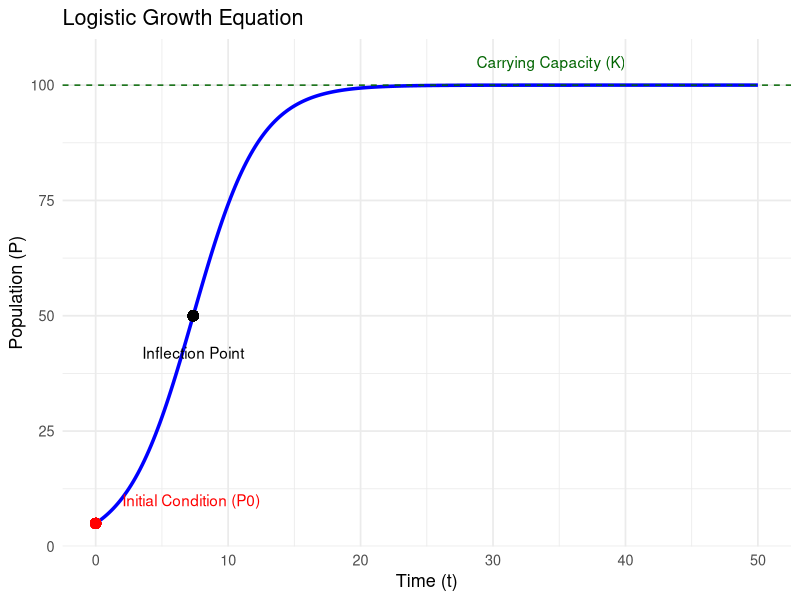

Reproduce this figure in R.
## ---- chunk 1

# Load libraries
library(ggplot2)
library(dplyr)
library(gridExtra)

# ---------------------------
# 1. Logistic Growth Equation
# ---------------------------

# Parameters
K <- 100     # carrying capacity
r <- 0.4     # intrinsic growth rate
P0 <- 5      # initial population
t <- seq(0, 50, length.out = 300)

# Logistic growth equation
A <- (K - P0) / P0
P_t <- K / (1 + A * exp(-r * t))

# Data frame for plotting
df_logistic <- data.frame(t = t, P = P_t)

# Inflection point occurs at P = K/2, t = (1/r) * log(A)
t_inflect <- (1/r) * log(A)
P_inflect <- K / 2

# Plot Logistic Growth
plot1 <- ggplot(df_logistic, aes(x = t, y = P)) +
  geom_line(color = "blue", size = 1.2) +
  geom_hline(yintercept = K, linetype = "dashed", color = "darkgreen") +
  geom_point(aes(x = 0, y = P0), color = "red", size = 3) +
  geom_point(aes(x = t_inflect, y = P_inflect), color = "black", size = 3) +
  annotate("text", x = 40, y = K + 5, label = "Carrying Capacity (K)", color = "darkgreen", hjust = 1) +
  annotate("text", x = 2, y = P0 + 5, label = "Initial Condition (P0)", color = "red", hjust = 0) +
  annotate("text", x = t_inflect, y = P_inflect - 8, label = "Inflection Point", color = "black") +
  labs(
    title = "Logistic Growth Equation",
    x = "Time (t)",
    y = "Population (P)"
  ) +
  theme_minimal(base_size = 13)

# ---------------------------
# 2. Logistic vs Logit Function
# ---------------------------

# Define x and y
x <- seq(-6, 6, length.out = 400)
y <- 1 / (1 + exp(-x))                   # logistic function
x_inv <- seq(0.001, 0.999, length.out = 400)
logit_y <- log(x_inv / (1 - x_inv))      # inverse (logit)

# Data frames
df1 <- data.frame(x = x, y = y)
df2 <- data.frame(x = x_inv, y = logit_y)

# Plot Standard Logistic Function
plot2 <- ggplot() +
  geom_line(data = df1, aes(x = x, y = y), color = "blue", size = 1.2) +
  geom_line(data = df2, aes(x = y, y = x), color = "red", size = 1.2) +
  geom_abline(slope = 1, intercept = 0, linetype = "dashed") +
  labs(
    title = "Standard Logistic Function and Its Inverse (Logit)",
    x = "x",
    y = "y"
  ) +
  annotate("text", x = 4, y = 0.8, label = "Logistic Function", color = "blue", hjust = 0) +
  annotate("text", x = -1, y = 5, label = "Inverse Logit Function", color = "red", hjust = 0) +
  theme_minimal(base_size = 13)

print(plot1);
